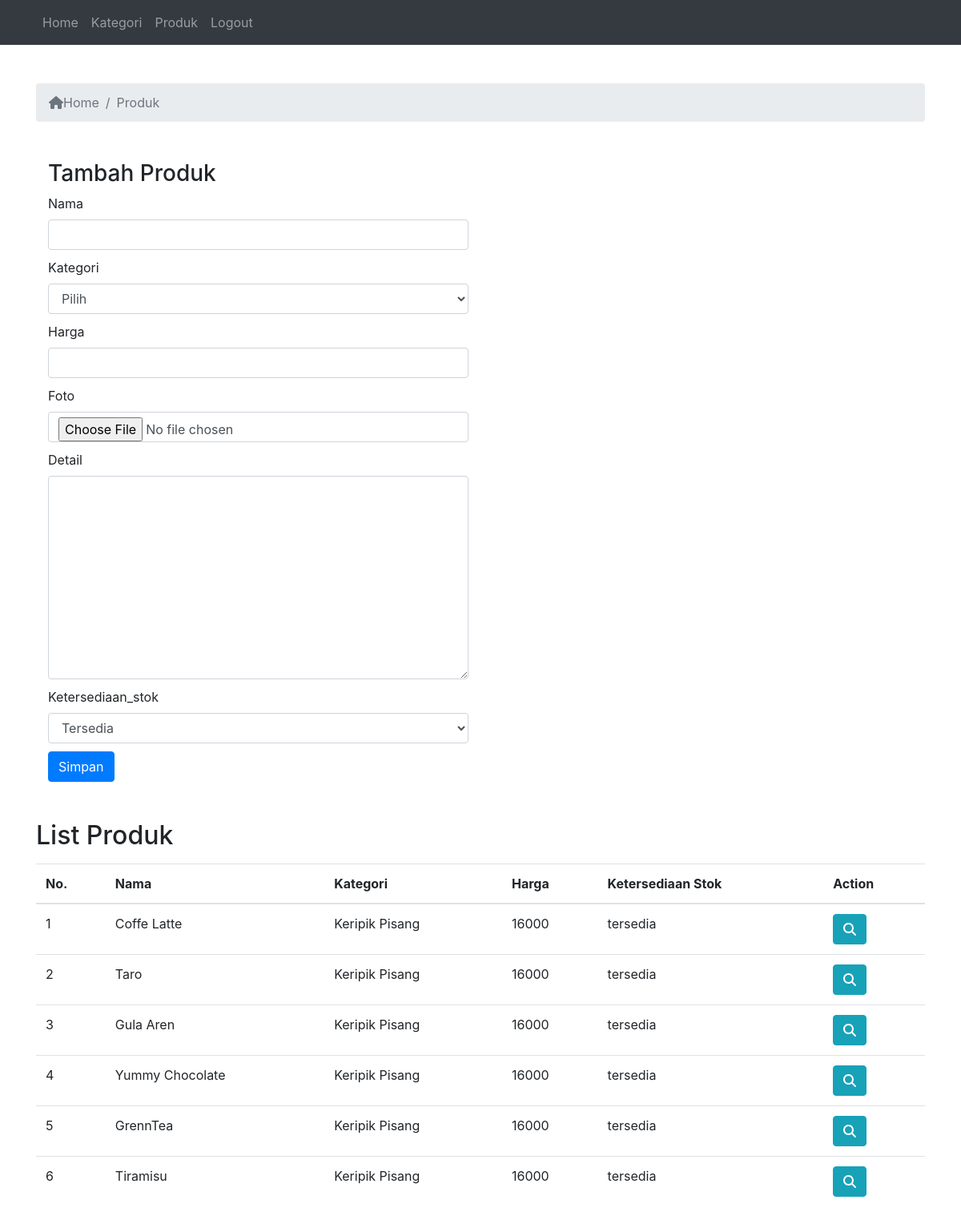
The page /adminpanel/produk.php (signed in) on the database its author committed.
### tables this page shows
CREATE TABLE `produk` (
  `id` int(11) NOT NULL,
  `kategori_id` int(11) NOT NULL,
  `nama` varchar(255) NOT NULL,
  `harga` double NOT NULL,
  `foto` varchar(255) DEFAULT NULL,
  `detail` text DEFAULT NULL,
  `ketersediaan_stok` enum('habis','tersedia') DEFAULT 'tersedia'
);

CREATE TABLE `kategori` (
  `id` int(11) NOT NULL,
  `nama` varchar(100) NOT NULL
);

### adminpanel/produk.php (the view, shortened to what this page needs)
<?php
require "../koneksi.php";
$query = mysqli_query($con, "SELECT a.*, b.nama AS nama_kategori FROM produk a JOIN kategori b ON a.kategori_id=b.id");
$jumlahProduk = mysqli_num_rows($query);
?>
<!DOCTYPE html>
<html lang="en">
<head>
    <link rel="stylesheet" href="../bootstrap/css/bootstrap.min.css">
    <link rel="stylesheet" href="../fontawesome/css/fontawesome.min.css">
</head>
<body>
    <?php require "navbar.php"; ?>
    <div class="container mt-5">
        <nav aria-label="breadcrumb">
            <ol class="breadcrumb">
                <li class="breadcrumb-item active" aria-current="page">
                    <a href="../adminpanel" class="no-decoration text-muted">
                        <i class="fas fa-home"></i>Home</a>
                </li>
                <li class="breadcrumb-item active" aria-current="page">Produk</li>
            </ol>
        </nav>
        <div class="my-5 col-12 col-md-6">
            <h3>Tambah Produk</h3>
            <form action="" method="post" enctype="multipart/form-data">
                <div>
                    <label for="nama">Nama</label>
                    <input type="text" id="nama" name="nama" class="form-control" autocomplete="off" required>
                </div>
                <div>
                    <label for="kategori">Kategori</label>
                    <select name="kategori" id="kategori" class="form-control">
                        <option value="">Pilih</option>
                    </select>
                </div>
                <div>
                    <label for="harga">Harga</label>
                    <input type="number" class="form-control" name="harga" required>
                </div>
                <div>
                    <label for="foto">Foto</label>
                    <input type="file" name="foto" id="foto" class="form-control">
                </div>
                <div>
                    <label for="detail">Detail</label>
                    <textarea name="detail" id="detail" cols="30" rows="10" class="form-control"></textarea>
                </div>
                <div>
                    <label for="ketersediaan_stok">Ketersediaan_stok</label>
                    <select name="ketersediaan_stok" id="ketersediaan_stok" class="form-control">
                        <option value="tersedia">Tersedia</option>
                    </select>
                </div>
                <div>
                    <button type="submit" class="btn btn-primary" name="simpan">Simpan</button>
                </div>
            </form>
        </div>
        <div class="mt-3 mb-5">
            <h2>List Produk</h2>
            <div class="table-responsive mt-3">
                <table class="table">
                    <thead>
                        <tr>
                            <th>No.</th>
                            <th>Nama</th>
                            <th>Kategori</th>
                            <th>Harga</th>
                            <th>Ketersediaan Stok</th>
                            <th>Action</th>
                        </tr>
                    </thead>
                    <tbody>
                        <?php
                        if ($jumlahProduk == 0) {
                        ?>
                            <tr>
                                <td colspan=6 class="text-center">Produk tidak tersedia</td>
                            </tr>
                            <?php
                        } else {
                            $jumlah = 1;
                            while ($data = mysqli_fetch_array($query)) {
                            ?>
                                <tr>
                                    <td><?php echo $jumlah; ?></td>
                                    <td><?php echo $data['nama']; ?></td>
                                    <td><?php echo $data['nama_kategori']; ?></td>
                                    <td><?php echo $data['harga']; ?></td>
                                    <td><?php echo $data['ketersediaan_stok']; ?></td>
                                    <td>
                                        <a href="produk-detail.php?id=<?php echo $data['id']; ?>" class="btn btn-info"><i class="fas fa-search"></i></a>
                                    </td>
                                </tr>
                        <?php
                                $jumlah++;
                            }
                        }
                        ?>
                    </tbody>
                </table>
            </div>
        </div>
</body>
</html>

### adminpanel/produk.php (style rules this page uses)
.no-decoration { text-decoration: none; }
form div { margin-bottom: 10px; }

### rows shown on the page
produk: nama "Coffe Latte", kategori.nama "Keripik Pisang", harga "16000", ketersediaan_stok "tersedia"
produk: nama "Taro", kategori.nama "Keripik Pisang", harga "16000", ketersediaan_stok "tersedia"
produk: nama "Gula Aren", kategori.nama "Keripik Pisang", harga "16000", ketersediaan_stok "tersedia"
produk: nama "Yummy Chocolate", kategori.nama "Keripik Pisang", harga "16000", ketersediaan_stok "tersedia"
produk: nama "GrennTea", kategori.nama "Keripik Pisang", harga "16000", ketersediaan_stok "tersedia"
produk: nama "Tiramisu", kategori.nama "Keripik Pisang", harga "16000", ketersediaan_stok "tersedia"
